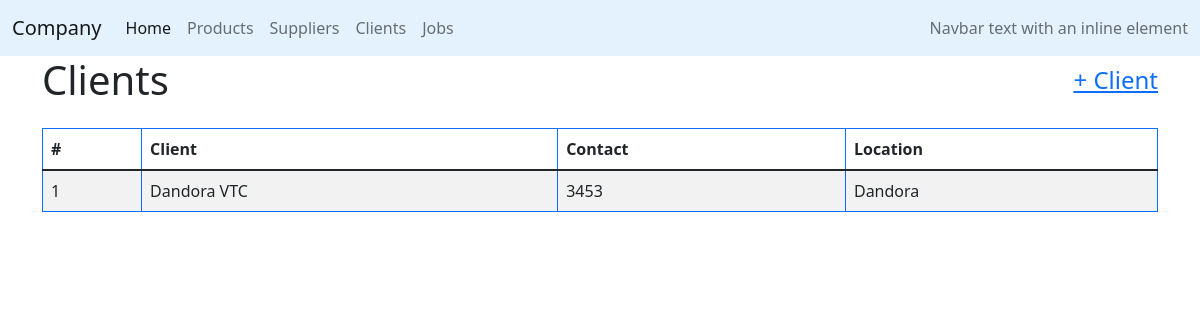
The page /company/clients on the database its author committed.
### company/models.py (models this page shows, shortened)
class Company(PolymorphicModel):
    id = models.BigAutoField(primary_key=True)
    nameC = models.CharField(max_length=64)
    address = models.IntegerField()
    email = models.CharField(max_length=64, default=0)
    contact = models.IntegerField()

class Client(Company):
    county = models.IntegerField()
    location = models.CharField(max_length=64)

class Company(PolymorphicModel):
    id = models.BigAutoField(primary_key=True)
    nameC = models.CharField(max_length=64)
    address = models.IntegerField()
    email = models.CharField(max_length=64, default=0)
    contact = models.IntegerField()

### company/views.py (the view)
# urls.py: path('clients', views.clients, name='clients'),
def clients(request):
    clients = Client.objects.all()
    return render(request, "company/clients.html",{
        "clients": clients
    })

### company/templates/company/clients.html (shortened to what this page needs)
{% extends "company/layout.html"%}
{% block body %}
<div class="container">
    <div class="d-flex justify-content-between mr-2">
        <h1>Clients</h1>
        <h4 class="align-self-center" >
          <a href="{% url 'company:clientForm' %}">+ Client </a>
        </h4>
    </div>
    <div class="rounded mt-2 pt-2">
      <table class="table table-striped table-hover table-bordered border-primary pt-2">
          <thead>
            <tr>
              <th scope="col">#</th>
              <th scope="col">Client</th>
              <th scope="col">Contact</th>
              <th scope="col">Location</th>
            </tr>
          </thead>
          <tbody id="companyTable">
              {%for client in clients %}
              <tr id="{{client.id}}" class="client">
                  <td scope="row" class="rowCounter"></td>
                  <td>{{client.nameC}}</td>
                  <td>{{client.contact}}</td>
                  <td>{{client.location}}</td>
              </tr>
              {%endfor%}
          </tbody>
        </table>
    </div>
</div>
{%endblock%}
{% load static %}

### company/static/company/styles.css (style rules this page uses)
table { counter-reset: rowCount; }
.rowCounter::before { counter-increment: rowCount; content: counter(rowCount); }
a { cursor: pointer; }

### rows shown on the page
Client: nameC "Dandora VTC", contact "3453", location "Dandora"
